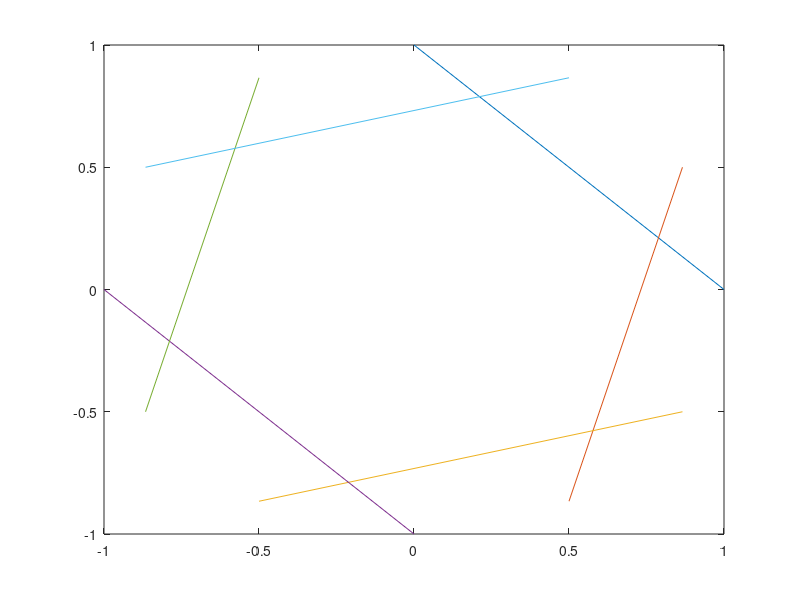

Here is the MATLAB script that generated this plot: (Note: this script raises an error after producing the figure.)
%%    Q 1
v = eye(2)
theta = 0
R = [cos(theta), -sin(theta); sin(theta), cos(theta)];
hexagon_1 = v*R;
theta = pi / 3;
R = [cos(theta), -sin(theta); sin(theta), cos(theta)];
hexagon_2 = v*R;
theta = (2 *pi) / 3;
R = [cos(theta), -sin(theta); sin(theta), cos(theta)];
hexagon_3 = v*R;
theta = pi;
R = [cos(theta), -sin(theta); sin(theta), cos(theta)];
hexagon_4 = v*R;
theta = (4 * pi) / 3;
R = [cos(theta), -sin(theta); sin(theta), cos(theta)];
hexagon_5 = v*R;
theta = (5 * pi) / 3;
R = [cos(theta), -sin(theta); sin(theta), cos(theta)];
hexagon_6 = v*R;
plot(hexagon_1(:, 1), hexagon_1(:, 2))
hold on;
plot(hexagon_2(:, 1), hexagon_2(:, 2))
hold on;
plot(hexagon_3(:, 1), hexagon_3(:, 2))
hold on;
plot(hexagon_4(:, 1), hexagon_4(:, 2))
hold on;
plot(hexagon_5(:, 1), hexagon_5(:, 2))
hold on;
plot(hexagon_6(:, 1), hexagon_6(:, 2))
hold on;
%plot(hexagon_1(:, 1), hexagon_1(:, 2), hexagon_2(:, 1), hexagon_2(:, 2), hexagon_3(:, 1), hexagon_3(:, 2), hexagon_4(:, 1), hexagon_4(:, 2), hexagon_5(:, 1), hexagon_5(:, 2), hexagon_6(:, 1), hexagon_6(:, 2))
%%   Q 2

change_R = [cos(pi / 2), -sin(pi / 2); sin(pi / 2), cos(pi / 2)]
change_xrefl = [ 1 0; 0 -1]
change_yrefl = [-1 0 ; 0 1]
syms s
change_xyshear = [(1 + s^2), s; s 1]
%%
hexagon_1 = hexagon_1 * change_R
hexagon_2 = hexagon_2 * change_R
hexagon_3 = hexagon_3 * change_R
hexagon_4 = hexagon_4 * change_R
hexagon_5 = hexagon_5 * change_R
hexagon_6 = hexagon_6 * change_R
hexagon_1 = hexagon_1 * change_xrefl
hexagon_2 = hexagon_2 * change_xrefl
hexagon_3 = hexagon_3 * change_xrefl
hexagon_4 = hexagon_4 * change_xrefl
hexagon_5 = hexagon_5 * change_xrefl
hexagon_6 = hexagon_6 * change_xrefl
%%